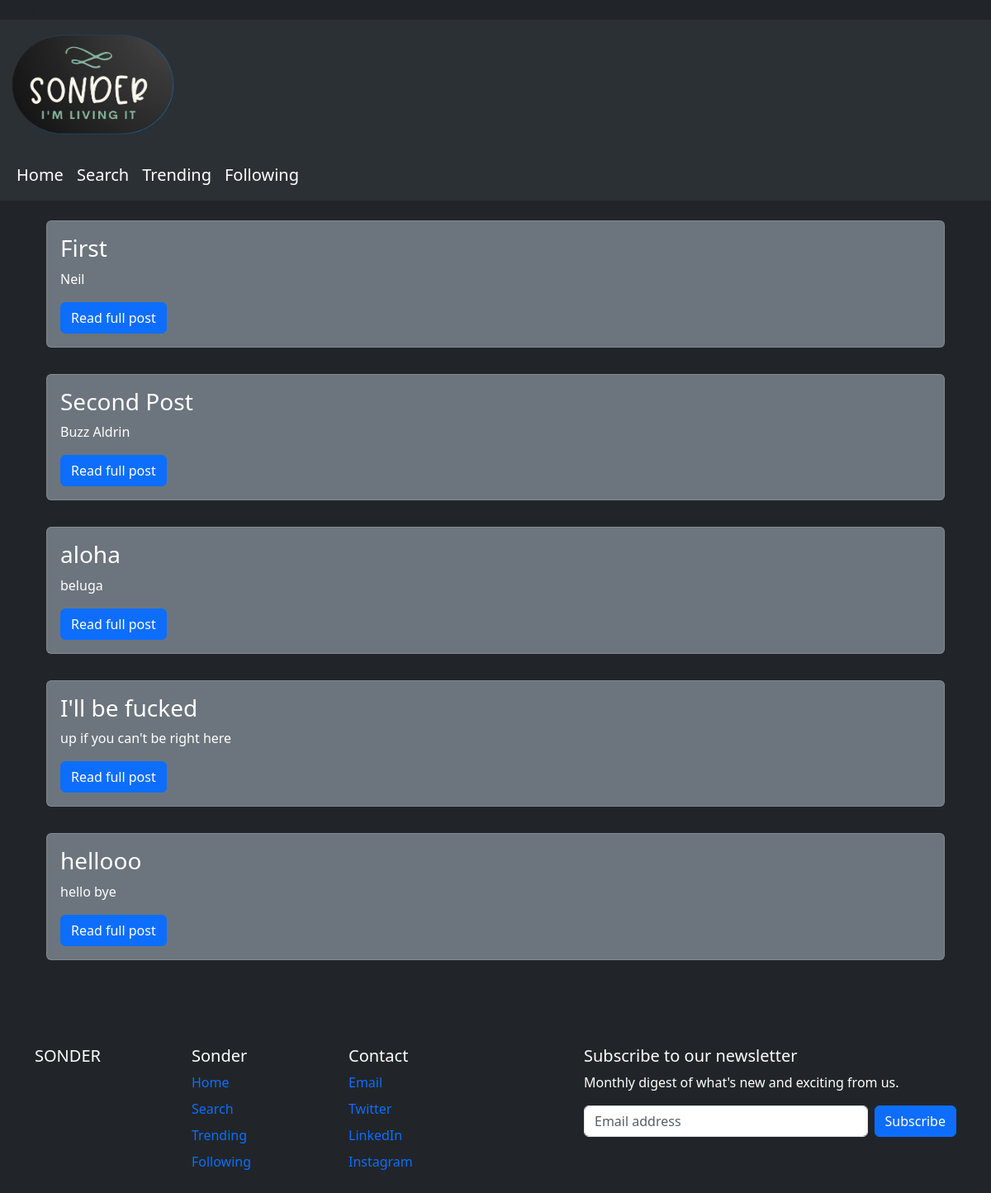
The page / on the database its author committed.
### tables this page shows
CREATE TABLE posts (
    id INTEGER PRIMARY KEY AUTOINCREMENT,
    created TIMESTAMP NOT NULL DEFAULT CURRENT_TIMESTAMP,
    title TEXT NOT NULL,
    content TEXT NOT NULL
);

### app.py (the view)
@app.route('/')
def home():
    conn = get_db_connection()
    posts = conn.execute('SELECT * FROM posts').fetchall()
    conn.close()
    return render_template('index.html',posts=posts)

### app.py (called while the page is built)
def get_db_connection():
    conn = sqlite3.connect('database.db')
    conn.row_factory = sqlite3.Row
    return conn

### templates/index.html (shortened to what this page needs)
{% extends 'base.html' %}
{% block body %}
{% for post in posts %}
<div class="d-grid gap-3">
        <div class="p-2 bg-dark text-white mx-5 mt-3" data-bs-theme="dark">
            <div class="card bg-secondary text-white" data-bs-theme = "dark">
                <div class="card-body">
                  <h3 class="card-title">{{post.title}}</h3>
                  <p class="card-text">{{post.content}}</p>
                  <a href="{{post.id}}" class="btn btn-primary">Read full post</a>
                </div>
              </div>
        </div>
  </div>
{% endfor %}
{% endblock %}

### rows shown on the page
posts: title "First", content "Neil"
posts: title "Second Post", content "Buzz Aldrin"
posts: title "aloha", content "beluga"
posts: title "I'll be fucked", content "up if you can't be right here"
posts: title "hellooo", content "hello bye"
